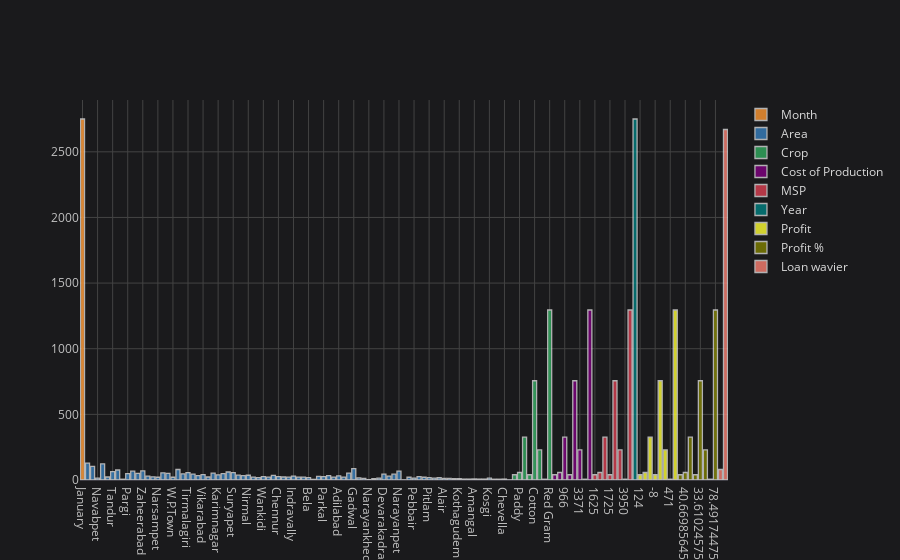

Here is the notebook cell this chart was saved with:
### Code cell
data1.loc[data1['Month']=='January'].iplot(kind='hist')

### Figure 1 — Plotly figure (JSON) as saved in the notebook; plotly's stock layout.template omitted (floating-point values rounded to 4 significant figures; data arrays with more than 128 entries replaced by an {"elided": "..."} marker saying what was removed)
{"data": [{"histfunc": "count", "histnorm": "", "marker": {"color": "rgba(255, 153, 51, 1.0)", "line": {"color": "#D9D9D9", "width": 1.3}}, "name": "Month", "opacity": 0.8, "orientation": "v", "type": "histogram", "uid": "68ce7377-8b2e-436d-8741-08f0bafb8d5b", "x": {"elided": "2750 str values"}}, {"histfunc": "count", "histnorm": "", "marker": {"color": "rgba(55, 128, 191, 1.0)", "line": {"color": "#D9D9D9", "width": 1.3}}, "name": "Area", "opacity": 0.8, "orientation": "v", "type": "histogram", "uid": "bf90aab3-d8fe-4b3d-ab32-752885780bff", "x": {"elided": "2750 str values"}}, {"histfunc": "count", "histnorm": "", "marker": {"color": "rgba(50, 171, 96, 1.0)", "line": {"color": "#D9D9D9", "width": 1.3}}, "name": "Crop", "opacity": 0.8, "orientation": "v", "type": "histogram", "uid": "e85c0173-d937-4bf0-9734-9d06185d40d2", "x": {"elided": "2750 str values"}}, {"histfunc": "count", "histnorm": "", "marker": {"color": "rgba(128, 0, 128, 1.0)", "line": {"color": "#D9D9D9", "width": 1.3}}, "name": "Cost of Production", "opacity": 0.8, "orientation": "v", "type": "histogram", "uid": "81181ebe-8e36-4e23-ac93-6c1403586684", "x": {"elided": "2750 int values"}}, {"histfunc": "count", "histnorm": "", "marker": {"color": "rgba(219, 64, 82, 1.0)", "line": {"color": "#D9D9D9", "width": 1.3}}, "name": "MSP", "opacity": 0.8, "orientation": "v", "type": "histogram", "uid": "d0b2432c-43b7-48c1-bce2-0bd8564f617c", "x": {"elided": "2750 int values"}}, {"histfunc": "count", "histnorm": "", "marker": {"color": "rgba(0, 128, 128, 1.0)", "line": {"color": "#D9D9D9", "width": 1.3}}, "name": "Year", "opacity": 0.8, "orientation": "v", "type": "histogram", "uid": "1b8b893d-acdd-4d97-8e9f-afda256b8d4a", "x": {"elided": "2750 int values"}}, {"histfunc": "count", "histnorm": "", "marker": {"color": "rgba(255, 255, 51, 1.0)", "line": {"color": "#D9D9D9", "width": 1.3}}, "name": "Profit", "opacity": 0.8, "orientation": "v", "type": "histogram", "uid": "46a2bfab-ab95-49ca-a727-18944c8654f9", "x": {"elided": "2750 int values"}}, {"histfunc": "count", "histnorm": "", "marker": {"color": "rgba(128, 128, 0, 1.0)", "line": {"color": "#D9D9D9", "width": 1.3}}, "name": "Profit %", "opacity": 0.8, "orientation": "v", "type": "histogram", "uid": "f464f54b-0654-4f1e-8d91-26201d8e8478", "x": {"elided": "2750 float values"}}, {"histfunc": "count", "histnorm": "", "marker": {"color": "rgba(251, 128, 114, 1.0)", "line": {"color": "#D9D9D9", "width": 1.3}}, "name": "Loan wavier", "opacity": 0.8, "orientation": "v", "type": "histogram", "uid": "9cb5d9a2-dc8c-40b3-91a7-34879e7189d5", "x": {"elided": "2750 bool values"}}], "layout": {"barmode": "overlay", "legend": {"bgcolor": "#1A1A1C", "font": {"color": "#D9D9D9"}}, "paper_bgcolor": "#1A1A1C", "plot_bgcolor": "#1A1A1C", "title": {"font": {"color": "#D9D9D9"}}, "xaxis": {"gridcolor": "#434343", "showgrid": true, "tickfont": {"color": "#C2C2C2"}, "title": {"font": {"color": "#D9D9D9"}, "text": ""}, "zerolinecolor": "#666570"}, "yaxis": {"gridcolor": "#434343", "showgrid": true, "tickfont": {"color": "#C2C2C2"}, "title": {"font": {"color": "#D9D9D9"}, "text": ""}, "zerolinecolor": "#666570"}}}
